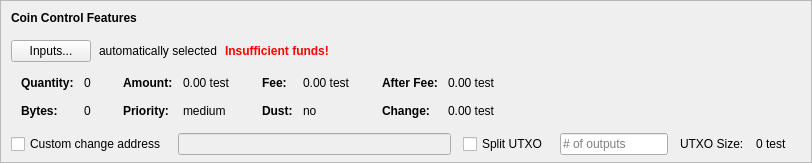
    <widget class="QFrame" name="frameCoinControl">
     <property name="sizePolicy">
      <sizepolicy hsizetype="Expanding" vsizetype="Expanding">
       <horstretch>0</horstretch>
       <verstretch>0</verstretch>
      </sizepolicy>
     </property>
     <property name="maximumSize">
      <size>
       <width>16777215</width>
       <height>16777215</height>
      </size>
     </property>
     <property name="frameShape">
      <enum>QFrame::StyledPanel</enum>
     </property>
     <property name="frameShadow">
      <enum>QFrame::Sunken</enum>
     </property>
     <layout class="QVBoxLayout" name="verticalLayoutCoinControl2">
      <property name="spacing">
       <number>0</number>
      </property>
      <property name="leftMargin">
       <number>0</number>
      </property>
      <property name="topMargin">
       <number>0</number>
      </property>
      <property name="rightMargin">
       <number>0</number>
      </property>
      <property name="bottomMargin">
       <number>6</number>
      </property>
      <item>
       <layout class="QVBoxLayout" name="verticalLayoutCoinControl" stretch="0,0,0,0,1">
        <property name="spacing">
         <number>0</number>
        </property>
        <property name="leftMargin">
         <number>10</number>
        </property>
        <property name="topMargin">
         <number>10</number>
        </property>
        <item>
         <layout class="QHBoxLayout" name="horizontalLayoutCoinControl1">
          <property name="bottomMargin">
           <number>15</number>
          </property>
          <item>
           <widget class="QLabel" name="labelCoinControlFeatures">
            <property name="sizePolicy">
             <sizepolicy hsizetype="Preferred" vsizetype="Maximum">
              <horstretch>0</horstretch>
              <verstretch>0</verstretch>
             </sizepolicy>
            </property>
            <property name="font">
             <font>
              <weight>75</weight>
              <bold>true</bold>
             </font>
            </property>
            <property name="styleSheet">
             <string notr="true">font-weight:bold;</string>
            </property>
            <property name="text">
             <string>Coin Control Features</string>
            </property>
           </widget>
          </item>
         </layout>
        </item>
        <item>
         <layout class="QHBoxLayout" name="horizontalLayoutCoinControl2" stretch="0,0,0,0">
          <property name="spacing">
           <number>8</number>
          </property>
          <property name="bottomMargin">
           <number>10</number>
          </property>
          <item>
           <widget class="QPushButton" name="pushButtonCoinControl">
            <property name="styleSheet">
             <string notr="true"/>
            </property>
            <property name="text">
             <string>Inputs...</string>
            </property>
            <property name="autoDefault">
             <bool>false</bool>
            </property>
           </widget>
          </item>
          <item>
           <widget class="QLabel" name="labelCoinControlAutomaticallySelected">
            <property name="text">
             <string>automatically selected</string>
            </property>
            <property name="margin">
             <number>5</number>
            </property>
           </widget>
          </item>
          <item>
           <widget class="QLabel" name="labelCoinControlInsuffFunds">
            <property name="font">
             <font>
              <weight>75</weight>
              <bold>true</bold>
             </font>
            </property>
            <property name="styleSheet">
             <string notr="true">color:red;font-weight:bold;</string>
            </property>
            <property name="text">
             <string>Insufficient funds!</string>
            </property>
            <property name="margin">
             <number>5</number>
            </property>
           </widget>
          </item>
          <item>
           <spacer name="horizontalSpacerCoinControl">
            <property name="orientation">
             <enum>Qt::Horizontal</enum>
            </property>
            <property name="sizeHint" stdset="0">
             <size>
              <width>40</width>
              <height>1</height>
             </size>
            </property>
           </spacer>
          </item>
         </layout>
        </item>
        <item>
         <widget class="QWidget" name="widgetCoinControl" native="true">
          <property name="sizePolicy">
           <sizepolicy hsizetype="Preferred" vsizetype="Preferred">
            <horstretch>0</horstretch>
            <verstretch>0</verstretch>
           </sizepolicy>
          </property>
          <property name="minimumSize">
           <size>
            <width>0</width>
            <height>0</height>
           </size>
          </property>
          <property name="styleSheet">
           <string notr="true"/>
          </property>
          <layout class="QHBoxLayout" name="horizontalLayoutCoinControl5">
           <property name="leftMargin">
            <number>0</number>
           </property>
           <property name="topMargin">
            <number>0</number>
           </property>
           <property name="rightMargin">
            <number>0</number>
           </property>
           <property name="bottomMargin">
            <number>0</number>
           </property>
           <item>
            <layout class="QHBoxLayout" name="horizontalLayoutCoinControl3" stretch="0,0,0,1">
             <property name="spacing">
              <number>20</number>
             </property>
             <property name="topMargin">
              <number>0</number>
             </property>
             <property name="bottomMargin">
              <number>10</number>
             </property>
             <item>
              <layout class="QFormLayout" name="formLayoutCoinControl1">
               <property name="horizontalSpacing">
                <number>10</number>
               </property>
               <property name="verticalSpacing">
                <number>14</number>
               </property>
               <property name="leftMargin">
                <number>10</number>
               </property>
               <property name="topMargin">
                <number>4</number>
               </property>
               <property name="rightMargin">
                <number>6</number>
               </property>
               <item row="0" column="0">
                <widget class="QLabel" name="labelCoinControlQuantityText">
                 <property name="font">
                  <font>
                   <weight>75</weight>
                   <bold>true</bold>
                  </font>
                 </property>
                 <property name="text">
                  <string>Quantity:</string>
                 </property>
                 <property name="margin">
                  <number>0</number>
                 </property>
                </widget>
               </item>
               <item row="0" column="1">
                <widget class="QLabel" name="labelCoinControlQuantity">
                 <property name="cursor">
                  <cursorShape>IBeamCursor</cursorShape>
                 </property>
                 <property name="contextMenuPolicy">
                  <enum>Qt::ActionsContextMenu</enum>
                 </property>
                 <property name="text">
                  <string notr="true">0</string>
                 </property>
                 <property name="margin">
                  <number>0</number>
                 </property>
                 <property name="textInteractionFlags">
                  <set>Qt::LinksAccessibleByMouse|Qt::TextSelectableByKeyboard|Qt::TextSelectableByMouse</set>
                 </property>
                </widget>
               </item>
               <item row="1" column="0">
                <widget class="QLabel" name="labelCoinControlBytesText">
                 <property name="font">
                  <font>
                   <weight>75</weight>
                   <bold>true</bold>
                  </font>
                 </property>
                 <property name="text">
                  <string>Bytes:</string>
                 </property>
                </widget>
               </item>
               <item row="1" column="1">
                <widget class="QLabel" name="labelCoinControlBytes">
                 <property name="cursor">
                  <cursorShape>IBeamCursor</cursorShape>
                 </property>
                 <property name="contextMenuPolicy">
                  <enum>Qt::ActionsContextMenu</enum>
                 </property>
                 <property name="text">
                  <string notr="true">0</string>
                 </property>
                 <property name="textInteractionFlags">
                  <set>Qt::LinksAccessibleByMouse|Qt::TextSelectableByKeyboard|Qt::TextSelectableByMouse</set>
                 </property>
                </widget>
               </item>
              </layout>
             </item>
             <item>
              <layout class="QFormLayout" name="formLayoutCoinControl2">
               <property name="horizontalSpacing">
                <number>10</number>
               </property>
               <property name="verticalSpacing">
                <number>14</number>
               </property>
               <property name="leftMargin">
                <number>6</number>
               </property>
               <property name="topMargin">
                <number>4</number>
               </property>
               <property name="rightMargin">
                <number>6</number>
               </property>
               <item row="0" column="0">
                <widget class="QLabel" name="labelCoinControlAmountText">
                 <property name="font">
                  <font>
                   <weight>75</weight>
                   <bold>true</bold>
                  </font>
                 </property>
                 <property name="text">
                  <string>Amount:</string>
                 </property>
                 <property name="margin">
                  <number>0</number>
                 </property>
                </widget>
               </item>
               <item row="0" column="1">
                <widget class="QLabel" name="labelCoinControlAmount">
                 <property name="cursor">
                  <cursorShape>IBeamCursor</cursorShape>
                 </property>
                 <property name="contextMenuPolicy">
                  <enum>Qt::ActionsContextMenu</enum>
                 </property>
                 <property name="text">
                  <string notr="true">0.00 test</string>
                 </property>
                 <property name="textInteractionFlags">
                  <set>Qt::LinksAccessibleByMouse|Qt::TextSelectableByKeyboard|Qt::TextSelectableByMouse</set>
                 </property>
                </widget>
               </item>
               <item row="1" column="0">
                <widget class="QLabel" name="labelCoinControlPriorityText">
                 <property name="font">
                  <font>
                   <weight>75</weight>
                   <bold>true</bold>
                  </font>
                 </property>
                 <property name="text">
                  <string>Priority:</string>
                 </property>
                </widget>
               </item>
               <item row="1" column="1">
                <widget class="QLabel" name="labelCoinControlPriority">
                 <property name="cursor">
                  <cursorShape>IBeamCursor</cursorShape>
                 </property>
                 <property name="contextMenuPolicy">
                  <enum>Qt::ActionsContextMenu</enum>
                 </property>
                 <property name="text">
                  <string>medium</string>
                 </property>
                 <property name="textInteractionFlags">
                  <set>Qt::LinksAccessibleByMouse|Qt::TextSelectableByKeyboard|Qt::TextSelectableByMouse</set>
                 </property>
                </widget>
               </item>
              </layout>
             </item>
             <item>
              <layout class="QFormLayout" name="formLayoutCoinControl3">
               <property name="horizontalSpacing">
                <number>10</number>
               </property>
               <property name="verticalSpacing">
                <number>14</number>
               </property>
               <property name="leftMargin">
                <number>6</number>
               </property>
               <property name="topMargin">
                <number>4</number>
               </property>
               <property name="rightMargin">
                <number>6</number>
               </property>
               <item row="0" column="0">
                <widget class="QLabel" name="labelCoinControlFeeText">
                 <property name="font">
                  <font>
                   <weight>75</weight>
                   <bold>true</bold>
                  </font>
                 </property>
                 <property name="text">
                  <string>Fee:</string>
                 </property>
                 <property name="margin">
                  <number>0</number>
                 </property>
                </widget>
               </item>
               <item row="0" column="1">
                <widget class="QLabel" name="labelCoinControlFee">
                 <property name="cursor">
                  <cursorShape>IBeamCursor</cursorShape>
                 </property>
                 <property name="contextMenuPolicy">
                  <enum>Qt::ActionsContextMenu</enum>
                 </property>
                 <property name="text">
                  <string notr="true">0.00 test</string>
                 </property>
                 <property name="textInteractionFlags">
                  <set>Qt::LinksAccessibleByMouse|Qt::TextSelectableByKeyboard|Qt::TextSelectableByMouse</set>
                 </property>
                </widget>
               </item>
               <item row="1" column="0">
                <widget class="QLabel" name="labelCoinControlLowOutputText">
                 <property name="font">
                  <font>
                   <weight>75</weight>
                   <bold>true</bold>
                  </font>
                 </property>
                 <property name="text">
                  <string>Dust:</string>
                 </property>
                </widget>
               </item>
               <item row="1" column="1">
                <widget class="QLabel" name="labelCoinControlLowOutput">
                 <property name="cursor">
                  <cursorShape>IBeamCursor</cursorShape>
                 </property>
                 <property name="contextMenuPolicy">
                  <enum>Qt::ActionsContextMenu</enum>
                 </property>
                 <property name="text">
                  <string>no</string>
                 </property>
                 <property name="textInteractionFlags">
                  <set>Qt::LinksAccessibleByMouse|Qt::TextSelectableByKeyboard|Qt::TextSelectableByMouse</set>
                 </property>
                </widget>
               </item>
              </layout>
             </item>
             <item>
              <layout class="QFormLayout" name="formLayoutCoinControl4">
               <property name="horizontalSpacing">
                <number>10</number>
               </property>
               <property name="verticalSpacing">
                <number>14</number>
               </property>
               <property name="leftMargin">
                <number>6</number>
               </property>
               <property name="topMargin">
                <number>4</number>
               </property>
               <property name="rightMargin">
                <number>6</number>
               </property>
               <item row="0" column="0">
                <widget class="QLabel" name="labelCoinControlAfterFeeText">
                 <property name="font">
                  <font>
                   <weight>75</weight>
                   <bold>true</bold>
                  </font>
                 </property>
                 <property name="text">
                  <string>After Fee:</string>
                 </property>
                 <property name="margin">
                  <number>0</number>
                 </property>
                </widget>
               </item>
               <item row="0" column="1">
                <widget class="QLabel" name="labelCoinControlAfterFee">
                 <property name="cursor">
                  <cursorShape>IBeamCursor</cursorShape>
                 </property>
                 <property name="contextMenuPolicy">
                  <enum>Qt::ActionsContextMenu</enum>
                 </property>
                 <property name="text">
                  <string notr="true">0.00 test</string>
                 </property>
                 <property name="textInteractionFlags">
                  <set>Qt::LinksAccessibleByMouse|Qt::TextSelectableByKeyboard|Qt::TextSelectableByMouse</set>
                 </property>
                </widget>
               </item>
               <item row="1" column="0">
                <widget class="QLabel" name="labelCoinControlChangeText">
                 <property name="font">
                  <font>
                   <weight>75</weight>
                   <bold>true</bold>
                  </font>
                 </property>
                 <property name="text">
                  <string>Change:</string>
                 </property>
                </widget>
               </item>
               <item row="1" column="1">
                <widget class="QLabel" name="labelCoinControlChange">
                 <property name="cursor">
                  <cursorShape>IBeamCursor</cursorShape>
                 </property>
                 <property name="contextMenuPolicy">
                  <enum>Qt::ActionsContextMenu</enum>
                 </property>
                 <property name="text">
                  <string notr="true">0.00 test</string>
                 </property>
                 <property name="textInteractionFlags">
                  <set>Qt::LinksAccessibleByMouse|Qt::TextSelectableByKeyboard|Qt::TextSelectableByMouse</set>
                 </property>
                </widget>
               </item>
              </layout>
             </item>
            </layout>
           </item>
          </layout>
         </widget>
        </item>
        <item>
         <layout class="QHBoxLayout" name="horizontalLayoutCoinControl4" stretch="0,0,0,0,0,0,0">
          <property name="spacing">
           <number>12</number>
          </property>
          <property name="sizeConstraint">
           <enum>QLayout::SetDefaultConstraint</enum>
          </property>
          <property name="topMargin">
           <number>5</number>
          </property>
          <property name="rightMargin">
           <number>5</number>
          </property>
          <item>
           <widget class="QCheckBox" name="checkBoxCoinControlChange">
            <property name="toolTip">
             <string>If this is activated, but the change address is empty or invalid, change will be sent to a newly generated address.</string>
            </property>
            <property name="text">
             <string>Custom change address</string>
            </property>
           </widget>
          </item>
          <item>
           <widget class="QValidatedLineEdit" name="lineEditCoinControlChange">
            <property name="enabled">
             <bool>false</bool>
            </property>
            <property name="sizePolicy">
             <sizepolicy hsizetype="Expanding" vsizetype="Fixed">
              <horstretch>0</horstretch>
              <verstretch>0</verstretch>
             </sizepolicy>
            </property>
           </widget>
          </item>
          <item>
           <widget class="QCheckBox" name="splitBlockCheckBox">
            <property name="text">
             <string>Split UTXO</string>
            </property>
           </widget>
          </item>
          <item>
           <widget class="QLineEdit" name="splitBlockLineEdit">
            <property name="sizePolicy">
             <sizepolicy hsizetype="Fixed" vsizetype="Fixed">
              <horstretch>50</horstretch>
              <verstretch>0</verstretch>
             </sizepolicy>
            </property>
            <property name="placeholderText">
             <string># of outputs</string>
            </property>
           </widget>
          </item>
          <item>
           <widget class="QLabel" name="labelBlockSizeText">
            <property name="text">
             <string>UTXO Size:</string>
            </property>
           </widget>
          </item>
          <item>
           <widget class="QLabel" name="labelBlockSize">
            <property name="text">
             <string>0 test</string>
            </property>
           </widget>
          </item>
          <item>
           <widget class="QLabel" name="labelCoinControlChangeLabel">
            <property name="sizePolicy">
             <sizepolicy hsizetype="Preferred" vsizetype="Expanding">
              <horstretch>0</horstretch>
              <verstretch>0</verstretch>
             </sizepolicy>
            </property>
            <property name="minimumSize">
             <size>
              <width>0</width>
              <height>0</height>
             </size>
            </property>
            <property name="text">
             <string/>
            </property>
            <property name="margin">
             <number>3</number>
            </property>
           </widget>
          </item>
         </layout>
        </item>
        <item>
         <spacer name="verticalSpacerCoinControl">
          <property name="orientation">
           <enum>Qt::Vertical</enum>
          </property>
          <property name="sizeHint" stdset="0">
           <size>
            <width>800</width>
            <height>1</height>
           </size>
          </property>
         </spacer>
        </item>
       </layout>
      </item>
     </layout>
    </widget>
